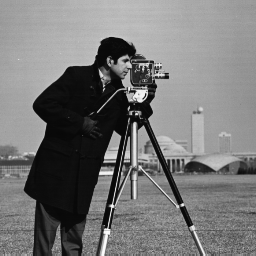
%> input picture 02/cameraman.tif, 256 x 256 px
$ octave task_1.m   (GNU Octave 9; MATLAB toolbox functions it lacks are replaced by stand-ins)
%> lines starting %> are read from the running program, lines starting %| are printed output that depends on the picture; in (x1, y1, x2, y2) boxes, pixels count from 0 and x2, y2 are one past the last pixel; in counts of white or black regions, pixels touching at a corner belong together; the program's own positions count from 1
%> further down, img is the input picture: size 256x256 uint8; min 7, max 253, mean 118.7
### 02/hough.m
function res=hough(image)
%
% Alasdair McAndrew
% Introduction to Digital Image Processing with MATLAB
%
% HOUGH(IMAGE) creates the Hough transform corresponding to the image IMAGE
%
%if ~isbw(image)
if ndims(image) > 1
    edges=edge(image,'canny');
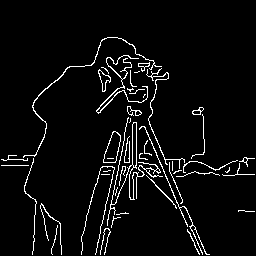
%> edges: size 256x256 logical; 4.7% white in thin lines or dots, all inside (x1, y1, x2, y2) = (1, 37, 255, 255)
else
  edges=image;
end;
[x,y]=find(edges);
%> x = 3107 values from 38 to 255; y = 3107 values from 2 to 255
angles=[-90:180]*pi/180;
r=floor(x*cos(angles)+y*sin(angles));
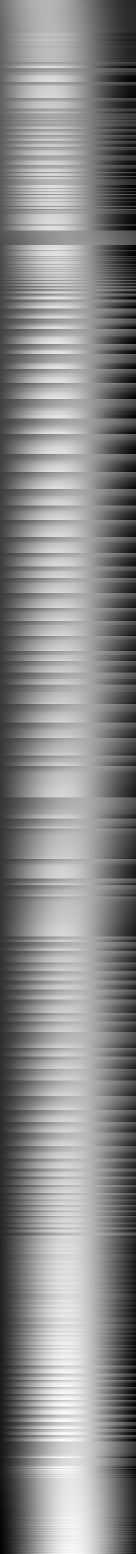
%> r: size 3107x271 double (shown at 1/2 size); min -255, max 331, mean 58.6; drawn with min black and max white
rmax=max(r(find(r>0)));
%> rmax = 331
acc=zeros(rmax+1,270);
%> acc: size 332x270 double; every value is 0
for i=1:length(x),
  for j=1:270,
    if r(i,j)>=0
      acc(r(i,j)+1,j)=acc(r(i,j)+1,j)+1;
    end;
  end;
end;
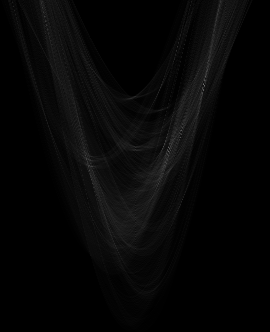
%> acc: size 332x270 double; min 0, max 111, mean 6.2
res=acc;

### 02/task_1.m
%% Initialization
close all; clear all; clc;        % Closing and cleaning matlab environment


%% Call to the function
name = 'cameraman.tif';          % Name of the original image
img = imread(name);         % Reading the image

%% Apply Hough transform
solution = hough(img);
imshow(uint8(1.5*solution));
